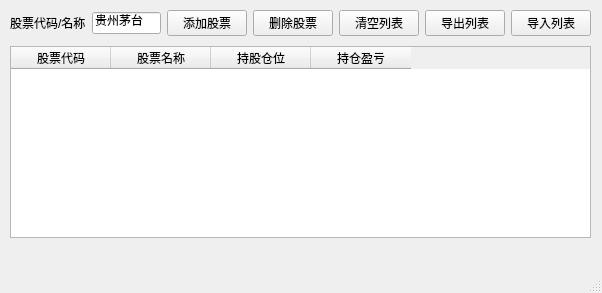
<?xml version="1.0" encoding="UTF-8"?>
<ui version="4.0">
 <class>GroupPerformance</class>
 <widget class="QMainWindow" name="GroupPerformance">
  <property name="geometry">
   <rect>
    <x>0</x>
    <y>0</y>
    <width>602</width>
    <height>293</height>
   </rect>
  </property>
  <property name="windowTitle">
   <string>持仓组合表现</string>
  </property>
  <widget class="QWidget" name="centralwidget">
   <widget class="QTableWidget" name="RegularInvestment">
    <property name="geometry">
     <rect>
      <x>10</x>
      <y>46</y>
      <width>581</width>
      <height>192</height>
     </rect>
    </property>
    <column>
     <property name="text">
      <string>股票代码</string>
     </property>
    </column>
    <column>
     <property name="text">
      <string>股票名称</string>
     </property>
    </column>
    <column>
     <property name="text">
      <string>持股仓位</string>
     </property>
    </column>
    <column>
     <property name="text">
      <string>持仓盈亏</string>
     </property>
    </column>
   </widget>
   <widget class="QWidget" name="">
    <property name="geometry">
     <rect>
      <x>10</x>
      <y>10</y>
      <width>581</width>
      <height>26</height>
     </rect>
    </property>
    <layout class="QHBoxLayout" name="horizontalLayout">
     <item>
      <widget class="QLabel" name="lblNewStockCode">
       <property name="font">
        <font>
         <family>Microsoft YaHei UI</family>
         <pointsize>9</pointsize>
        </font>
       </property>
       <property name="text">
        <string>股票代码/名称</string>
       </property>
      </widget>
     </item>
     <item>
      <widget class="QLineEdit" name="iptStockCode">
       <property name="maximumSize">
        <size>
         <width>70</width>
         <height>16777215</height>
        </size>
       </property>
       <property name="font">
        <font>
         <family>Microsoft YaHei UI</family>
         <pointsize>9</pointsize>
        </font>
       </property>
       <property name="text">
        <string>贵州茅台</string>
       </property>
       <property name="maxLength">
        <number>6</number>
       </property>
      </widget>
     </item>
     <item>
      <widget class="QPushButton" name="btnAddStock">
       <property name="font">
        <font>
         <family>Microsoft YaHei UI</family>
         <pointsize>9</pointsize>
        </font>
       </property>
       <property name="text">
        <string>添加股票</string>
       </property>
      </widget>
     </item>
     <item>
      <widget class="QPushButton" name="btnRemoveStock">
       <property name="font">
        <font>
         <family>Microsoft YaHei UI</family>
         <pointsize>9</pointsize>
        </font>
       </property>
       <property name="text">
        <string>删除股票</string>
       </property>
      </widget>
     </item>
     <item>
      <widget class="QPushButton" name="btnClearStocks">
       <property name="font">
        <font>
         <family>Microsoft YaHei UI</family>
         <pointsize>9</pointsize>
        </font>
       </property>
       <property name="text">
        <string>清空列表</string>
       </property>
      </widget>
     </item>
     <item>
      <widget class="QPushButton" name="btnExportStockList">
       <property name="font">
        <font>
         <family>Microsoft YaHei UI</family>
         <pointsize>9</pointsize>
        </font>
       </property>
       <property name="text">
        <string>导出列表</string>
       </property>
      </widget>
     </item>
     <item>
      <widget class="QPushButton" name="btnImportStockList">
       <property name="font">
        <font>
         <family>Microsoft YaHei UI</family>
         <pointsize>9</pointsize>
        </font>
       </property>
       <property name="text">
        <string>导入列表</string>
       </property>
      </widget>
     </item>
    </layout>
   </widget>
  </widget>
  <widget class="QMenuBar" name="menubar">
   <property name="geometry">
    <rect>
     <x>0</x>
     <y>0</y>
     <width>602</width>
     <height>22</height>
    </rect>
   </property>
  </widget>
  <widget class="QStatusBar" name="statusbar"/>
 </widget>
 <resources/>
 <connections/>
</ui>
